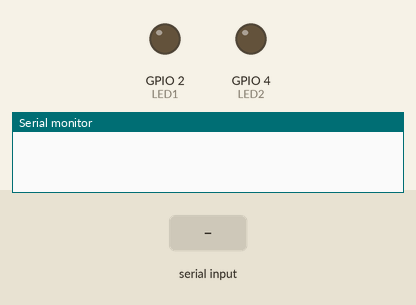
This sketch was run on a simulated ESP32. On the bench: output pins drawn as LEDs (lit = HIGH), the last lines printed to the serial monitor. The inputs (shaded band) are chosen by the test bench. Nothing arrives over Bluetooth unless stated.

Above: at 1.2 s.
1.3 s: "led1 on" received over the second serial link
At 3.2 s:
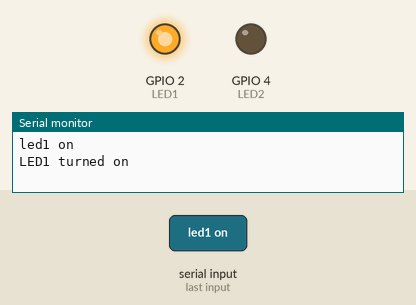
3.8 s: "led2 on" received over the second serial link
At 5.1 s:
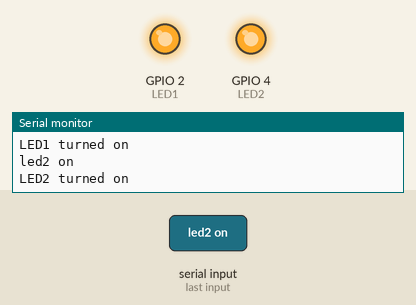
6.3 s: "led1 off" received over the second serial link
At 8.2 s:
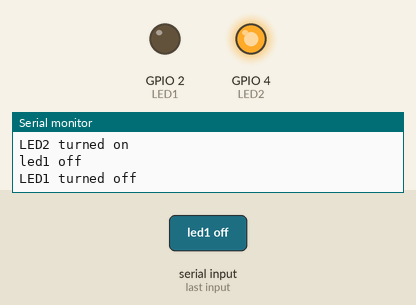
8.8 s: "led2 off" received over the second serial link
At 10.1 s:
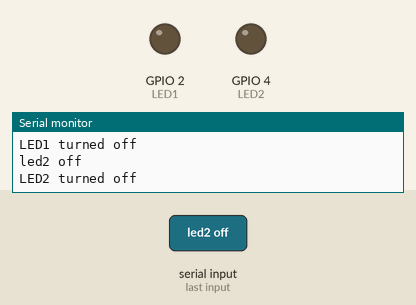
Timing chart, 0 to 11.8 s (numbered marks = the images above; inputs shaded):
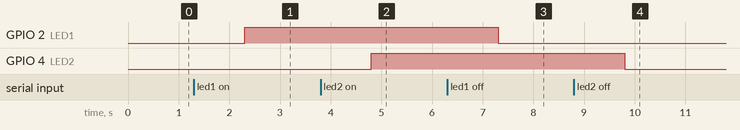

The sketch:

ESP32-BT-Control-LEDs.ino
```cpp
#include <BluetoothSerial.h>
BluetoothSerial SerialBT;
const int LED1 = 2;
const int LED2 = 4;

void setup() {
  Serial.begin(115200);
  SerialBT.begin("ESP32"); // Bluetooth device name
  pinMode(LED1, OUTPUT);
  digitalWrite(LED1, LOW); // Initially turn off LED1
  pinMode(LED2, OUTPUT);
  digitalWrite(LED2, LOW); // Initially turn off LED2
}

void loop() {
  if (SerialBT.available()) {
    String data = SerialBT.readString();
    handleData(data);
  }
}
void handleData(String data) {
  Serial.println(data);
  if (data == "led1 on") {
    digitalWrite(LED1, HIGH); // Turn on LED1
    SerialBT.println("LED1 turned on");
    Serial.println("LED1 turned on");
  } else if (data == "led1 off") {
    digitalWrite(LED1, LOW); // Turn off LED1
    SerialBT.println("LED1 turned off");
    Serial.println("LED1 turned off");
  }  else if (data == "led2 on") {
    digitalWrite(LED2, HIGH); // Turn on LED2
    SerialBT.println("LED2 turned on");
    Serial.println("LED2 turned on");
  }else if (data == "led2 off") {
    digitalWrite(LED2, LOW); // Turn off LED2
    SerialBT.println("LED2 turned off");
    Serial.println("LED2 turned off");
  }
}
```

Measured:
- after the input at 1.3 s, GPIO 2 (LED1): LOW → HIGH after 1.0 s
- after the input at 3.8 s, GPIO 4 (LED2): LOW → HIGH after 1.0 s
- after the input at 6.3 s, GPIO 2 (LED1): HIGH → LOW after 1.0 s
- after the input at 8.8 s, GPIO 4 (LED2): HIGH → LOW after 1.0 s
